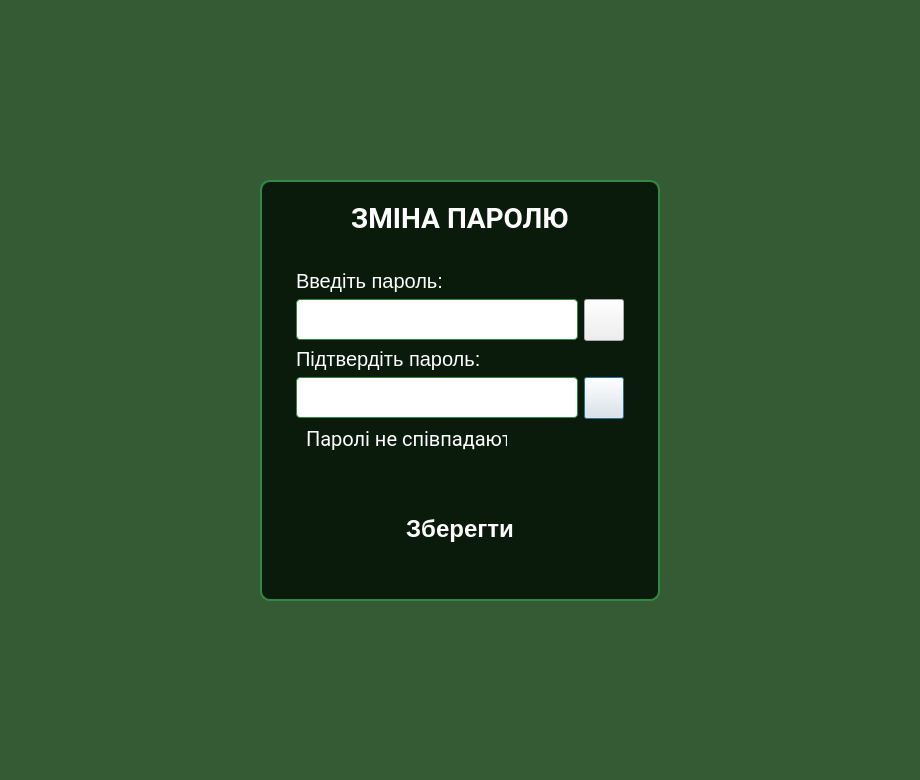
<?xml version="1.0" encoding="UTF-8"?>
<ui version="4.0">
 <class>ChangePwdDialog</class>
 <widget class="QDialog" name="ChangePwdDialog">
  <property name="geometry">
   <rect>
    <x>0</x>
    <y>0</y>
    <width>920</width>
    <height>780</height>
   </rect>
  </property>
  <property name="minimumSize">
   <size>
    <width>920</width>
    <height>0</height>
   </size>
  </property>
  <property name="windowTitle">
   <string>Зміна паролю</string>
  </property>
  <property name="styleSheet">
   <string notr="true">/* Головний фон діалогу - такий самий, як у твого MainWindow */
QDialog#ChangePwdDialog {
	background-color: rgba(0, 47, 0, 139);
}

/* Стилізація всіх віджетів, щоб вони відповідали твоїй темі */
QLabel {
	font-family: 'Roboto';
	font-size: 20px;
	color: #FFFFFF;
	background: none;
	border: none;
}

QLineEdit, QComboBox {
	font-family: 'Roboto';
	font-size: 18px;
	color: #FFFFFF;
	background-color: rgba(0, 20, 0, 0.8);
	border: 1px solid #328844;
	padding: 8px;
	border-radius: 4px;
}

QComboBox QAbstractItemView {
    background-color: #002509; /* Темний фон для списку */
    color: #FFFFFF;
    selection-background-color: #328844; /* Зелений при виборі */
	selection-color: #FFFFFF;
}

QCheckBox {
	font-family: 'Roboto';
	font-size: 16px;
	color: #FFFFFF;
	background: none;
}

QCheckBox::indicator {
    width: 20px;
    height: 20px;
    border: 1px solid #328844;
    background-color: rgba(0, 20, 0, 0.8);
	border-radius: 3px;
}

QCheckBox::indicator:checked {
    background-color: #50E37F; /* Яскраво-зелена галочка */
    image: url(:/images/checkbox_checked_icon.png); /* (Опціонально) якщо маєш свою іконку галочки */
}
</string>
  </property>
  <property name="modal">
   <bool>true</bool>
  </property>
  <layout class="QVBoxLayout" name="verticalLayout">
   <item>
    <spacer name="verticalSpacer_2">
     <property name="orientation">
      <enum>Qt::Orientation::Vertical</enum>
     </property>
     <property name="sizeHint" stdset="0">
      <size>
       <width>20</width>
       <height>40</height>
      </size>
     </property>
    </spacer>
   </item>
   <item alignment="Qt::AlignmentFlag::AlignHCenter">
    <widget class="QFrame" name="loginFrame">
     <property name="minimumSize">
      <size>
       <width>400</width>
       <height>0</height>
      </size>
     </property>
     <property name="maximumSize">
      <size>
       <width>400</width>
       <height>16777215</height>
      </size>
     </property>
     <property name="styleSheet">
      <string notr="true">/* Рамка, як у твоїх віджетів в головному вікні */
QFrame#loginFrame {
	background: rgba(0, 10, 0, 0.8);
	border: 2px solid #328844;
	border-radius: 10px;
}</string>
     </property>
     <property name="frameShape">
      <enum>QFrame::Shape::StyledPanel</enum>
     </property>
     <property name="frameShadow">
      <enum>QFrame::Shadow::Raised</enum>
     </property>
     <layout class="QVBoxLayout" name="frameLayout">
      <property name="spacing">
       <number>15</number>
      </property>
      <property name="leftMargin">
       <number>25</number>
      </property>
      <property name="topMargin">
       <number>20</number>
      </property>
      <property name="rightMargin">
       <number>25</number>
      </property>
      <property name="bottomMargin">
       <number>20</number>
      </property>
      <item>
       <widget class="QLabel" name="titleLabel">
        <property name="font">
         <font>
          <family>Roboto</family>
          <pointsize>-1</pointsize>
          <fontweight>DemiBold</fontweight>
         </font>
        </property>
        <property name="styleSheet">
         <string notr="true">font-size: 28px;
font-weight: 600;</string>
        </property>
        <property name="text">
         <string>ЗМІНА ПАРОЛЮ</string>
        </property>
        <property name="alignment">
         <set>Qt::AlignmentFlag::AlignCenter</set>
        </property>
       </widget>
      </item>
      <item>
       <spacer name="titleSpacer">
        <property name="orientation">
         <enum>Qt::Orientation::Vertical</enum>
        </property>
        <property name="sizeType">
         <enum>QSizePolicy::Policy::Fixed</enum>
        </property>
        <property name="sizeHint" stdset="0">
         <size>
          <width>20</width>
          <height>10</height>
         </size>
        </property>
       </spacer>
      </item>
      <item>
       <widget class="QWidget" name="passwordContainer" native="true">
        <property name="enabled">
         <bool>true</bool>
        </property>
        <property name="styleSheet">
         <string notr="true">background: none;</string>
        </property>
        <layout class="QGridLayout" name="gridLayout_2">
         <item row="1" column="0">
          <widget class="QLineEdit" name="passwordLineEdit">
           <property name="maximumSize">
            <size>
             <width>295</width>
             <height>16777215</height>
            </size>
           </property>
           <property name="text">
            <string/>
           </property>
           <property name="echoMode">
            <enum>QLineEdit::EchoMode::Password</enum>
           </property>
           <property name="placeholderText">
            <string>Введіть пароль</string>
           </property>
          </widget>
         </item>
         <item row="3" column="0">
          <widget class="QLineEdit" name="confirmPasswordLineEdit">
           <property name="maximumSize">
            <size>
             <width>295</width>
             <height>16777215</height>
            </size>
           </property>
           <property name="text">
            <string/>
           </property>
           <property name="echoMode">
            <enum>QLineEdit::EchoMode::Password</enum>
           </property>
           <property name="placeholderText">
            <string>Введіть пароль</string>
           </property>
          </widget>
         </item>
         <item row="4" column="0">
          <widget class="QWidget" name="widget" native="true">
           <property name="minimumSize">
            <size>
             <width>0</width>
             <height>30</height>
            </size>
           </property>
           <property name="maximumSize">
            <size>
             <width>16777215</width>
             <height>24</height>
            </size>
           </property>
           <layout class="QGridLayout" name="gridLayout"/>
           <widget class="QLabel" name="passwordIncorrectLabel">
            <property name="geometry">
             <rect>
              <x>10</x>
              <y>0</y>
              <width>201</width>
              <height>22</height>
             </rect>
            </property>
            <property name="font">
             <font>
              <family>Roboto</family>
              <pointsize>-1</pointsize>
             </font>
            </property>
            <property name="visible">
             <bool>false</bool>
            </property>
            <property name="styleSheet">
             <string notr="true">QLabel[status=&quot;error&quot;]{
font-size:18px;
color:darkred;
margin-left:8px;
}</string>
            </property>
            <property name="text">
             <string>Паролі не співпадають</string>
            </property>
            <property name="status" stdset="0">
             <string>error</string>
            </property>
           </widget>
          </widget>
         </item>
         <item row="3" column="1">
          <widget class="QPushButton" name="confirmPasswordHideBtn">
           <property name="minimumSize">
            <size>
             <width>0</width>
             <height>42</height>
            </size>
           </property>
           <property name="maximumSize">
            <size>
             <width>42</width>
             <height>42</height>
            </size>
           </property>
           <property name="styleSheet">
            <string notr="true">QPushButton[id=&quot;eye_btn&quot;]{
	border: 2px solid #328844;
border-radius:8px;
	background-repeat:no-repeat;
background-position:center;
background-color:transparent;
}

QPushButton[id=&quot;eye_btn&quot;][status=&quot;hidden&quot;]{
background-image:url(:/icons/eye_off.svg);
}

QPushButton[id=&quot;eye_btn&quot;][status=&quot;unhidden&quot;]{
background-image:url(:/icons/eye_on.svg);
}</string>
           </property>
           <property name="text">
            <string/>
           </property>
           <property name="id" stdset="0">
            <string>eye_btn</string>
           </property>
           <property name="status" stdset="0">
            <string>hidden</string>
           </property>
          </widget>
         </item>
         <item row="1" column="1">
          <widget class="QPushButton" name="passwordHideBtn">
           <property name="minimumSize">
            <size>
             <width>0</width>
             <height>42</height>
            </size>
           </property>
           <property name="maximumSize">
            <size>
             <width>42</width>
             <height>42</height>
            </size>
           </property>
           <property name="styleSheet">
            <string notr="true">QPushButton[id=&quot;eye_btn&quot;]{
	border: 2px solid #328844;
border-radius:8px;
	background-repeat:no-repeat;
background-position:center;
background-color:transparent;
}

QPushButton[id=&quot;eye_btn&quot;][status=&quot;hidden&quot;]{
background-image:url(:/icons/eye_off.svg);
}

QPushButton[id=&quot;eye_btn&quot;][status=&quot;unhidden&quot;]{
background-image:url(:/icons/eye_on.svg);
}</string>
           </property>
           <property name="text">
            <string/>
           </property>
           <property name="id" stdset="0">
            <string>eye_btn</string>
           </property>
           <property name="status" stdset="0">
            <string>hidden</string>
           </property>
          </widget>
         </item>
         <item row="0" column="0">
          <widget class="QLabel" name="passwordLabel">
           <property name="text">
            <string>Введіть пароль:</string>
           </property>
          </widget>
         </item>
         <item row="2" column="0">
          <widget class="QLabel" name="confirmPasswordLabel">
           <property name="text">
            <string>Підтвердіть пароль:</string>
           </property>
          </widget>
         </item>
        </layout>
       </widget>
      </item>
      <item alignment="Qt::AlignmentFlag::AlignHCenter">
       <widget class="QPushButton" name="saveButton">
        <property name="minimumSize">
         <size>
          <width>320</width>
          <height>60</height>
         </size>
        </property>
        <property name="styleSheet">
         <string notr="true">
QPushButton{
	border: none;
	background-image: url(:/images/Btn_MainMenu_off.png);
	background-position:center;
	min-width:320px;
	max-width:320px;
	height:100px;
	font-family: 'Roboto';
	font-weight: 500;
	font-size: 24px;
	color: #fff;
}

QPushButton:pressed{
	border: none;
	background-image: url(:/images/Btn_MainMenu_on.png);
	font-family: 'Roboto';
	font-weight: 500;
	font-size: 24px;
	color: #002509;
}

QPushButton[enabled=&quot;false&quot;]{
	border: none;
	background-image: url(:/images/Btn_MainMenu_disabled.png);
	color: #FFFFFF;
}</string>
        </property>
        <property name="text">
         <string>Зберегти</string>
        </property>
       </widget>
      </item>
     </layout>
    </widget>
   </item>
   <item>
    <spacer name="verticalSpacer_3">
     <property name="orientation">
      <enum>Qt::Orientation::Vertical</enum>
     </property>
     <property name="sizeHint" stdset="0">
      <size>
       <width>20</width>
       <height>40</height>
      </size>
     </property>
    </spacer>
   </item>
  </layout>
 </widget>
 <resources>
  <include location="../resources.qrc"/>
 </resources>
 <connections/>
</ui>
